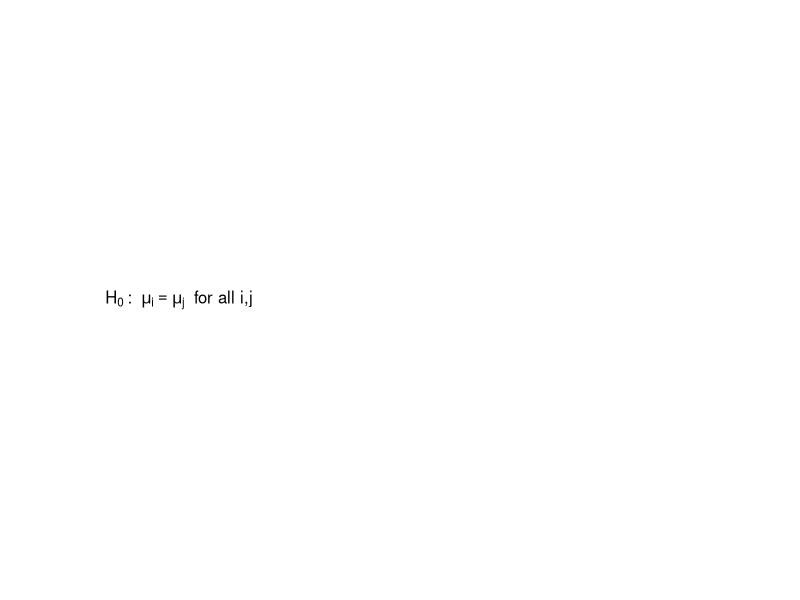
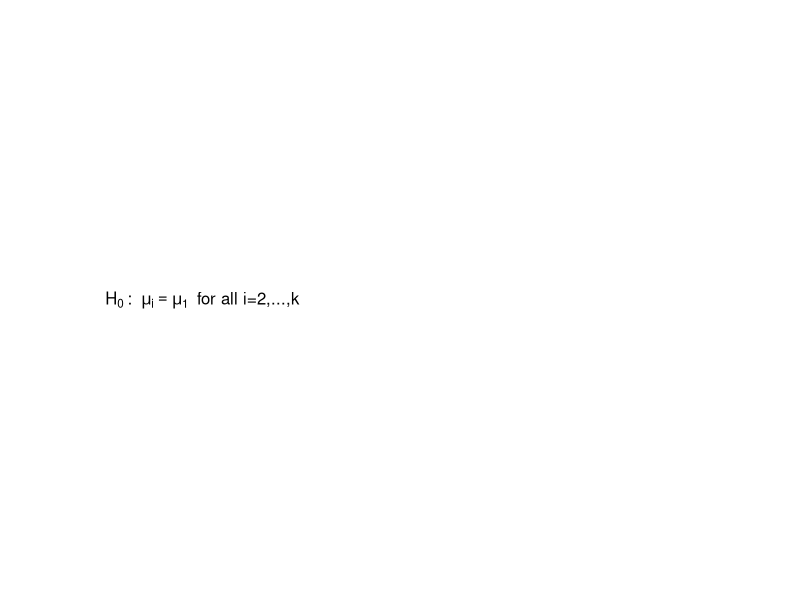
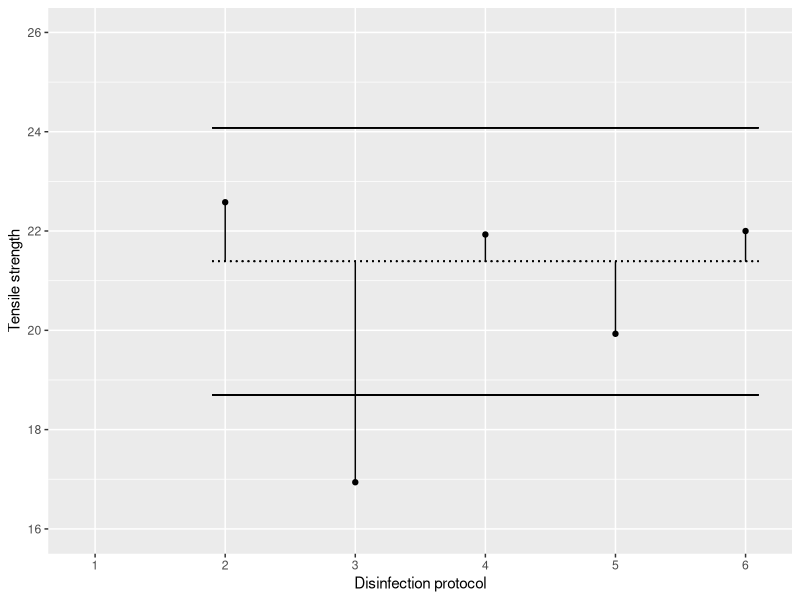

Generate these figures, in order, with R:
## ---- chunk 1
h0 <- bquote(H[0] ~ ": " ~ mu[i] == mu[j] ~ " for all i,j")
par(mar=rep(0.1, 4))
plot(0:1, 0:1, axes=FALSE, type="n")
text(0.1, 0.5, h0, adj=0)
## ---- chunk 2
h0 <- bquote(H[0] ~ ": " ~ mu[i] == mu[1] ~ " for all i=2,...,k")
par(mar=rep(0.1, 4))
plot(0:1, 0:1, axes=FALSE, type="n")
text(0.1, 0.5, h0, adj=0)
## ---- chunk 3
mn1 <- c(21.39, 22.58, 16.94, 21.93, 19.93, 22.00)
sd1 <- c( 3.35,  2.88,  3.50,  3.05,  1.86, 3.71)
data.frame(mean=mn1, standard_deviation=sd1)
## ---- chunk 4
suppressMessages(suppressWarnings(library(tidyverse)))
mse <- mean(sd1^2)
d <- 2.73
n <- 20
lo <- mn1[1] - d*sqrt(2*mse/20)
hi <- mn1[1] + d*sqrt(2*mse/20)
## ---- chunk 5
data.frame(g=2:6, mn=mn1[-1]) %>%
  ggplot(aes(g, mn)) +
    geom_point() +
    geom_segment(
      x=2:6, 
      xend=2:6, 
      y=mn1[-1], 
      yend=mn1[1]) +
    geom_segment(x=1.9, y=lo, xend=6.1, yend=lo) +
    geom_segment(x=1.9, y=hi, xend=6.1, yend=hi) +
    geom_segment(x=1.9, y=mn1[1], xend=6.1, yend=mn1[1], lty="dotted") +
    expand_limits(y=c(16, 26)) +
    expand_limits(x=c(0.9, 6.1)) +
    xlab("Disinfection protocol") +
    ylab("Tensile strength") +
    scale_x_continuous(breaks=1:6, minor_breaks=NULL) +
    scale_y_continuous(breaks=2*(8:13))
